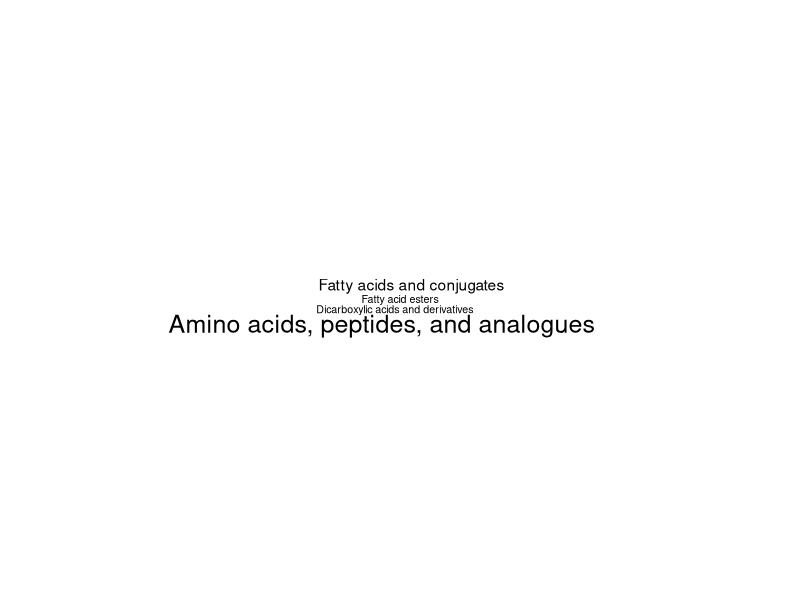
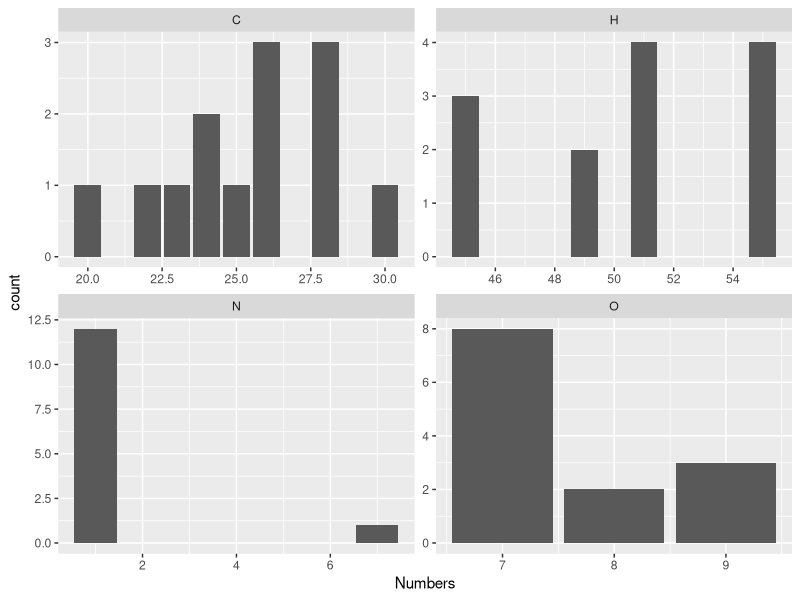
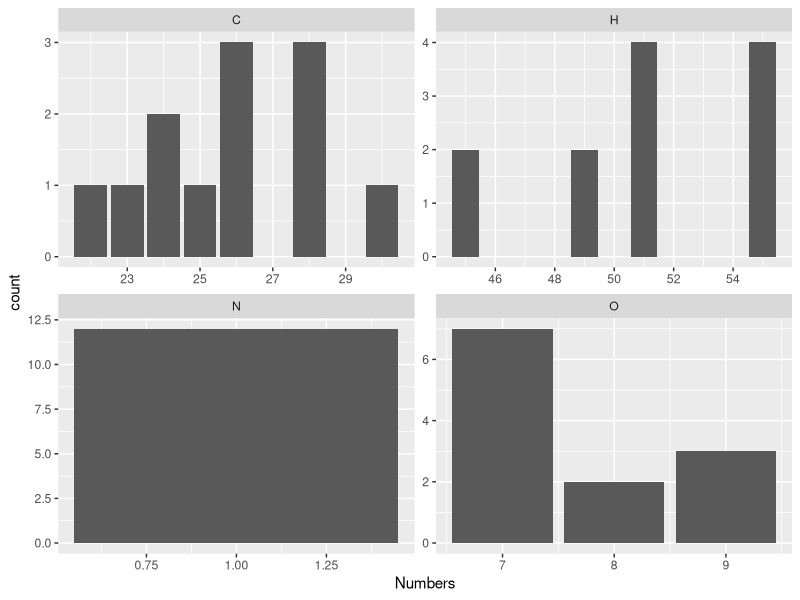
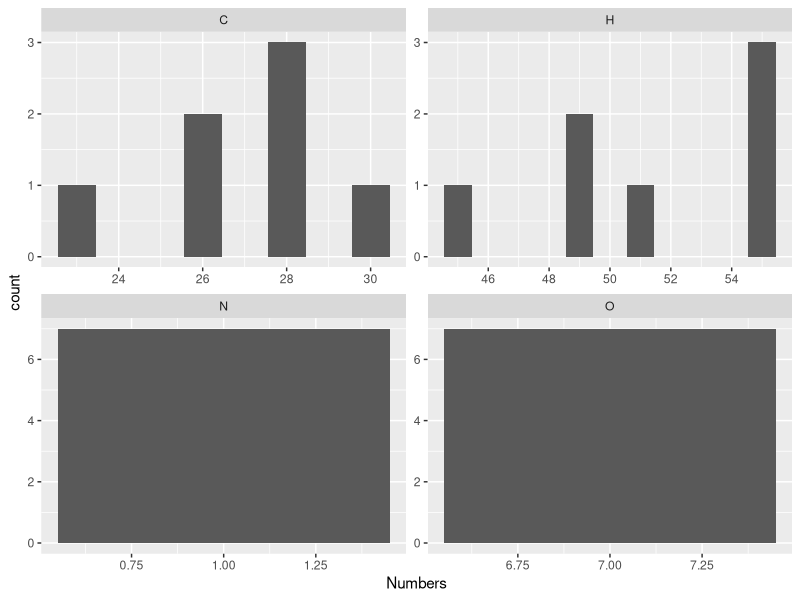
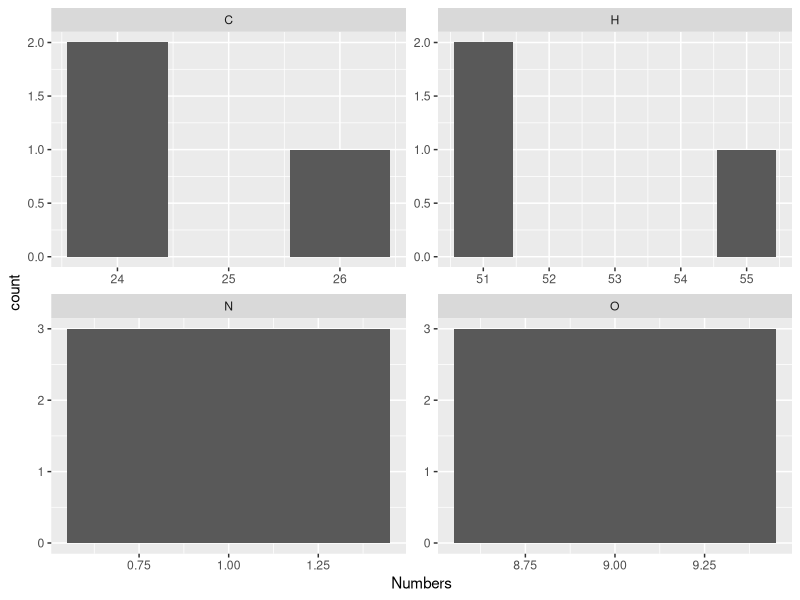
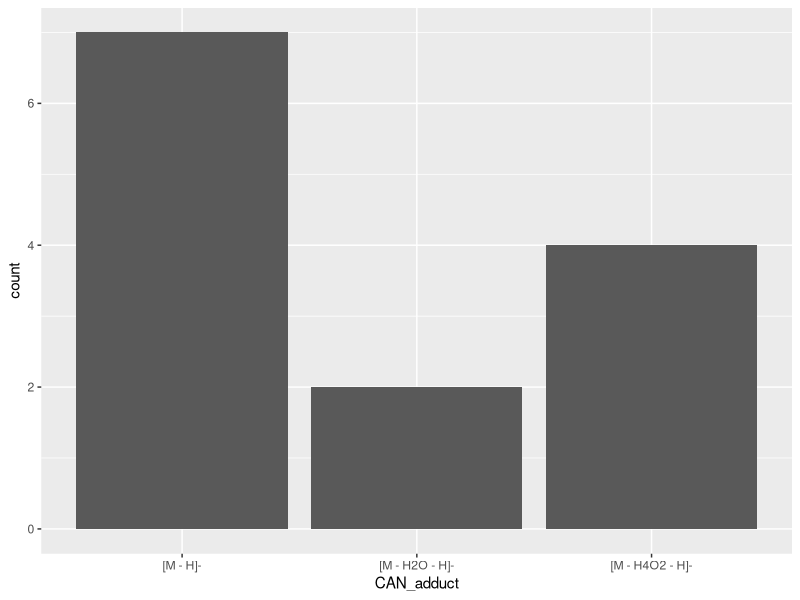
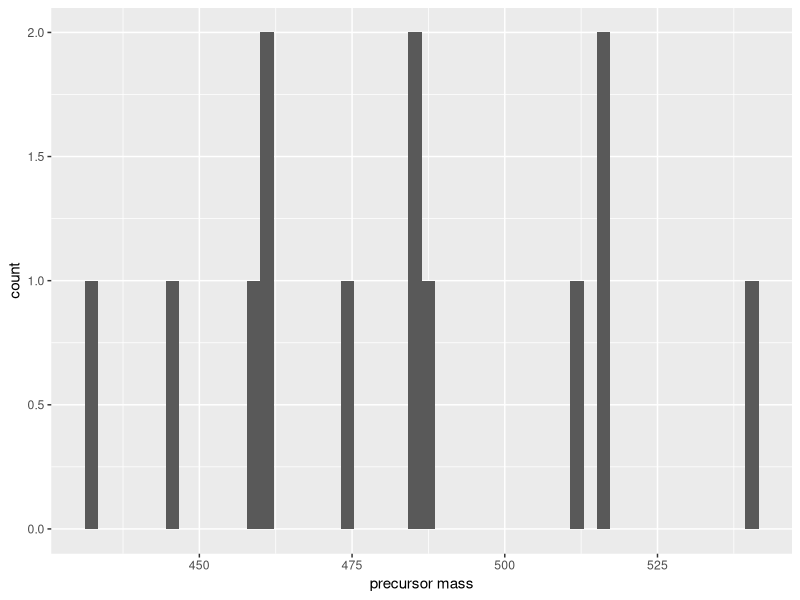
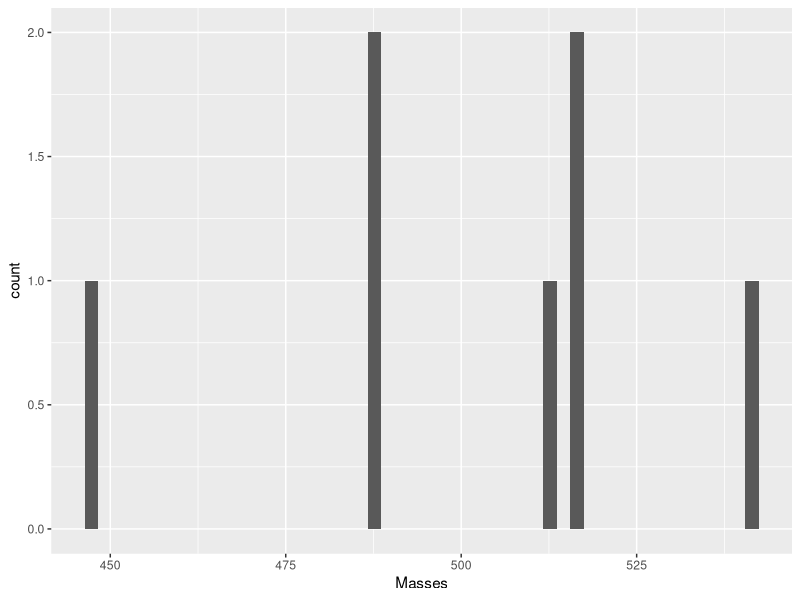

These charts were generated, in order, by the following R code:
## ---- chunk 1
library(tidyverse)
library(wordcloud)

rm(list=ls(all=TRUE))
masses <- c(C = 12, H = 1.007825, N = 14.00307400443, O = 15.99491461957, P = 30.973761998, S = 31.9720711744)
## ---- chunk 2
node_annotations <- read_delim("mmvec sebumeter.csv")
## ---- chunk 3
node_annotations <- node_annotations %>% 
  filter(componentindex == 396)

node_annotations %>% nrow()
## ---- chunk 4
node_annotations %>% colnames() %>% sort()
## ---- chunk 5
node_annotations %>% 
  select(starts_with("CAN_")) %>% 
  lapply(sort) %>% lapply(unique)
## ---- chunk 6
word_freq <- tibble(
  Words = node_annotations$CAN_subclass
) %>% 
  filter(!is.na(Words)) %>% 
  mutate(Words = Words %>% str_remove_all("\"")) %>% 
  group_by(Words) %>% 
  summarize(Freq = n()) %>% 
  arrange(-Freq)

word_freq
## ---- chunk 7
wordcloud(word_freq$Words, word_freq$Freq, min.freq = 1, scale = c(1.5, 0.5))
## ---- chunk 8
node_annotations %>% 
  select(starts_with("CAN")) %>% 
  lapply(sort) %>% lapply(unique)
## ---- chunk 9
parse_formula <- function(x) {
  if (is.na(x)) tibble() else {
    elements <- x %>% str_remove_all("[0-9]") %>% str_split("") %>% unlist()
    numbers  <- x %>% str_split("[A-Z]") %>% unlist %>% 
      .[2:length(.)] %>% if_else(. == "", "1", .) %>% as.integer()
    tibble(Elements = elements, Numbers = numbers)
  }
}

formula_distribution <- node_annotations %>% 
  filter(CAN_molecularFormula != "C25H52ClNO6") %>% 
  mutate(
    Parsed_Formula = CAN_molecularFormula %>% map(parse_formula)
  ) %>% 
  select(Shared_Name = `shared name`, CAN_molecularFormula, Parsed_Formula) %>% 
  unnest(Parsed_Formula) %>% 
  pivot_wider(names_from = Elements, values_from = Numbers, values_fill = 0)

formula_distribution
## ---- chunk 10
formula_distribution %>% 
  pivot_longer(all_of(c("C", "H", "N", "O")), names_to = "Elements", values_to = "Numbers") %>% 
  ggplot() +
  geom_bar(aes(Numbers)) +
  facet_wrap("Elements", scales = "free")
## ---- chunk 11
formula_distribution %>% 
  filter(N == 1) %>% 
  pivot_longer(all_of(c("C", "H", "N", "O")), names_to = "Elements", values_to = "Numbers") %>% 
  ggplot() +
  geom_bar(aes(Numbers)) +
  facet_wrap("Elements", scales = "free")
## ---- chunk 12
formula_distribution %>% 
  filter(N == 1 & O == 7) %>% 
  pivot_longer(all_of(c("C", "H", "N", "O")), names_to = "Elements", values_to = "Numbers") %>% 
  ggplot() +
  geom_bar(aes(Numbers)) +
  facet_wrap("Elements", scales = "free")
## ---- chunk 13
consensus_formula <- formula_distribution %>% 
  filter(N == 1 & O == 7) %>% 
  pivot_longer(all_of(c("C", "H", "N", "O")), names_to = "Elements", values_to = "Numbers") %>% 
  group_by(Elements, Numbers) %>% 
  summarise(N = n(), .groups = "drop_last") %>% 
  arrange(-N) %>% 
  summarise(Numbers = Numbers[1])

consensus_formula
## ---- chunk 14
consensus_formula %>% 
  mutate(Element_Number = str_c(Elements, Numbers)) %>% 
  pull(Element_Number) %>% 
  str_c(collapse = "")
## ---- chunk 15
consensus_formula %>% 
  mutate(Masses = masses[Elements] * Numbers) %>% 
  .$Masses %>% sum()
## ---- chunk 16
formula_distribution %>% 
  filter(N == 1 & O == 9) %>% 
  pivot_longer(all_of(c("C", "H", "N", "O")), names_to = "Elements", values_to = "Numbers") %>% 
  ggplot() +
  geom_bar(aes(Numbers)) +
  facet_wrap("Elements", scales = "free")
## ---- chunk 17
consensus_formula <- formula_distribution %>% 
  filter(N == 1 & O == 9) %>% 
  pivot_longer(all_of(c("C", "H", "N", "O")), names_to = "Elements", values_to = "Numbers") %>% 
  group_by(Elements, Numbers) %>% 
  summarise(N = n(), .groups = "drop_last") %>% 
  arrange(-N) %>% 
  summarise(Numbers = Numbers[1])

consensus_formula
## ---- chunk 18
consensus_formula %>% 
  mutate(Element_Number = str_c(Elements, Numbers)) %>% 
  pull(Element_Number) %>% 
  str_c(collapse = "")
## ---- chunk 19
consensus_formula %>% 
  mutate(Masses = masses[Elements] * Numbers) %>% 
  .$Masses %>% sum()
## ---- chunk 20
node_annotations %>% 
  ggplot() +
  geom_bar(aes(CAN_adduct))
## ---- chunk 21
node_annotations %>% 
  ggplot() +
  geom_histogram(aes(`precursor mass`), bins = 50)
## ---- chunk 22
formula_distribution %>% 
  filter(N == 1 & O == 7) %>% 
  pivot_longer(all_of(c("C", "H", "N", "O")), names_to = "Elements", values_to = "Numbers") %>% 
  mutate(Masses = masses[Elements] * Numbers) %>% 
  group_by(Shared_Name) %>% 
  summarise(Masses = sum(Masses)) %>% 
  ggplot() +
  geom_histogram(aes(Masses), bins = 50)
## ---- chunk 23
formula_distribution %>% 
  filter(N == 1 & O == 9) %>% 
  pivot_longer(all_of(c("C", "H", "N", "O")), names_to = "Elements", values_to = "Numbers") %>% 
  mutate(Masses = masses[Elements] * Numbers) %>% 
  group_by(Shared_Name) %>% 
  summarise(Masses = sum(Masses)) %>% 
  ggplot() +
  geom_histogram(aes(Masses), bins = 50)
